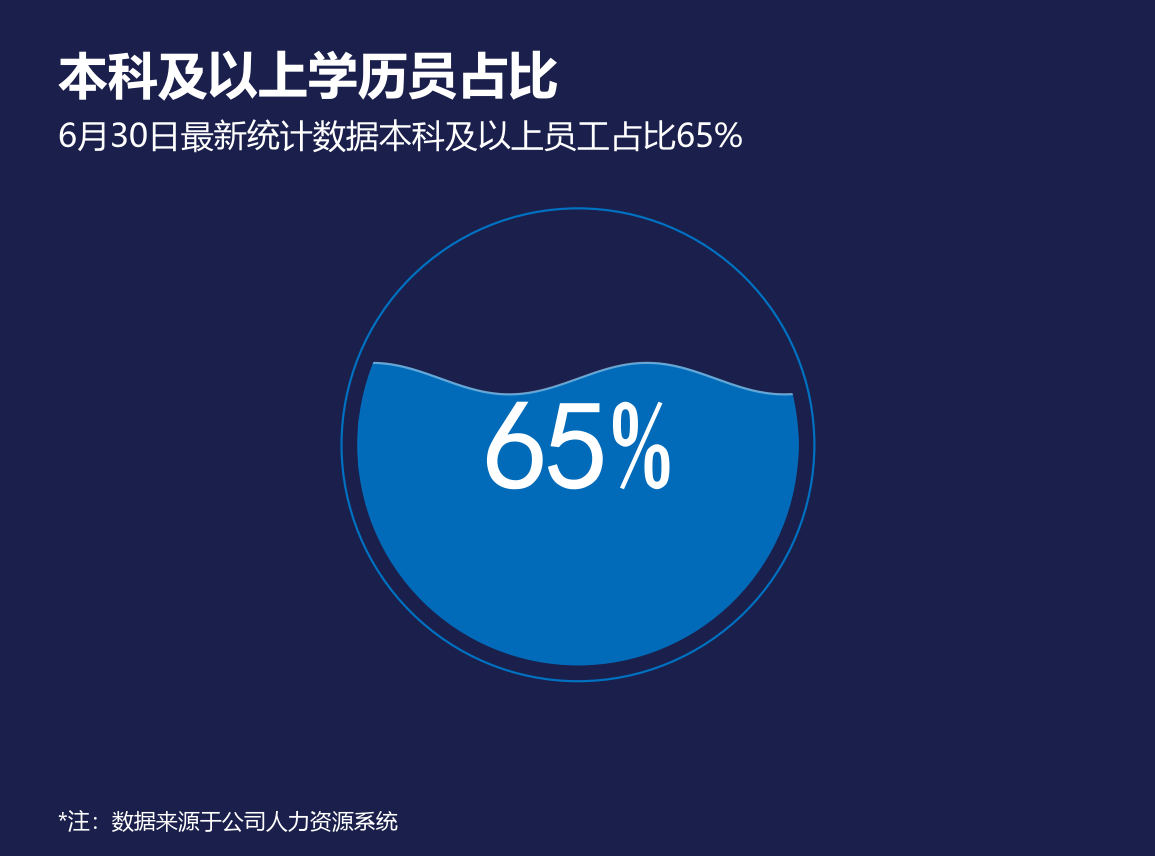

Generate this figure with Python:
# -*- coding: utf-8 -*-
"""波浪水球图：圆形液位填充进度指示器（波浪液面）"""
import matplotlib
matplotlib.use('Agg')
import matplotlib.pyplot as plt
from matplotlib.font_manager import FontProperties
from matplotlib.patches import Circle
import numpy as np

plt.rcParams['font.sans-serif'] = ['SimHei', 'Microsoft YaHei']
plt.rcParams['axes.unicode_minus'] = False

f_title = FontProperties(family='Microsoft YaHei', size=18, weight='bold')
f_sub   = FontProperties(family='Microsoft YaHei', size=12, weight='normal')
f_note  = FontProperties(family='Microsoft YaHei', size=8)

BG_COLOR = '#1A1F4B'
LIQUID_COLOR = '#0070C0'
RING_COLOR = '#0070C0'

percent = 65
aux = 100

fig = plt.figure(figsize=(14.68 / 2.54, 10.88 / 2.54), facecolor=BG_COLOR)
ax = fig.add_axes([0.25, 0.12, 0.5, 0.72])
ax.set_facecolor(BG_COLOR)
ax.set_aspect('equal')
ax.axis('off')

R = 0.9
cx, cy = 0, 0
R_inner = R - 0.06

clip_patch = Circle((cx, cy), R_inner, transform=ax.transData)

water_level = cy - R_inner + 2 * R_inner * percent / 100

x = np.linspace(cx - R_inner, cx + R_inner, 500)
amplitude = 0.06
wave = amplitude * np.sin(6 * (x - cx))
ax.fill_between(x, water_level + wave, cy - R_inner - 0.1, color=LIQUID_COLOR, alpha=0.95, zorder=2)
ax.plot(x, water_level + wave, color='#FFFFFF', linewidth=0.8, alpha=0.4, zorder=3)

for artist in ax.findobj():
    artist.set_clip_path(clip_patch)

ring_outer = Circle((cx, cy), R, fill=False, edgecolor=RING_COLOR, linewidth=0.8, zorder=4)
ax.add_patch(ring_outer)

ax.text(cx, cy, f'{percent}%', ha='center', va='center',
        fontsize=46, color='white', fontweight='bold', zorder=5)

fig.text(0.05, 0.94, '本科及以上学历员占比', ha='left', va='top',
         fontproperties=f_title, color='#FFFFFF')
fig.text(0.05, 0.86, f'6月30日最新统计数据本科及以上员工占比{percent}%', ha='left', va='top',
         fontproperties=f_sub, color='#FFFFFF')
fig.text(0.05, 0.025, '*注：数据来源于公司人力资源系统', ha='left', va='bottom',
         fontproperties=f_note, color='#FFFFFF')

ax.set_xlim(-1.1, 1.1)
ax.set_ylim(-1.1, 1.1)

plt.savefig('波浪水球图.png', dpi=200, facecolor=BG_COLOR)
print('done')
